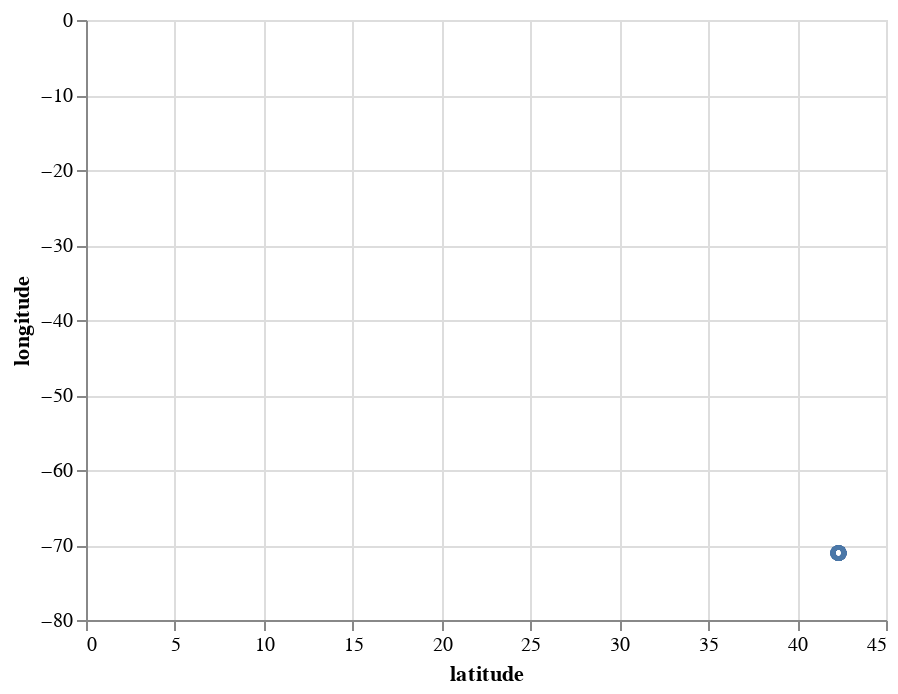

Notebook code cell kept with this figure:
### Code cell
alt.Chart(df).mark_point().encode(
    x="latitude",
    y="longitude"
)
